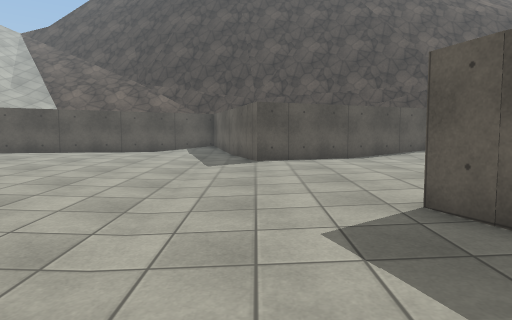
view 1 (above)

16 first-person views from a walk through a 3-D level made in the Unity game engine. The camera is 1.3 m above the floor, tilts 4° down and sees 75° across. The floor is counted in squares, 1 m on a side. Each view is taken from the middle of a square. On the plan, view 1 faces up. The plan holds only what a view shows up to about 14 squares ahead; the rest is blank. The place goes on beyond the plan. The player is left out. Surface patterns are stand-ins for the level's own textures.

view 2
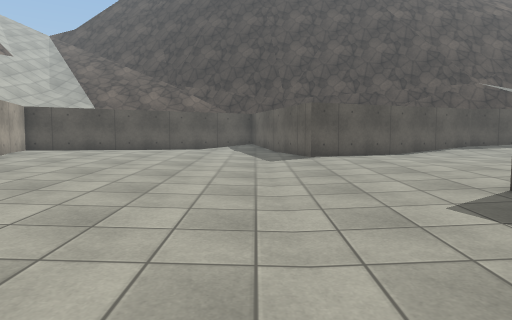

view 3
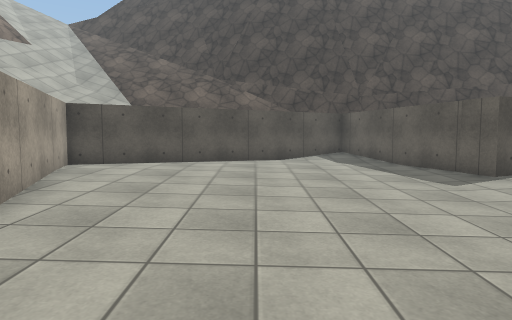

view 4
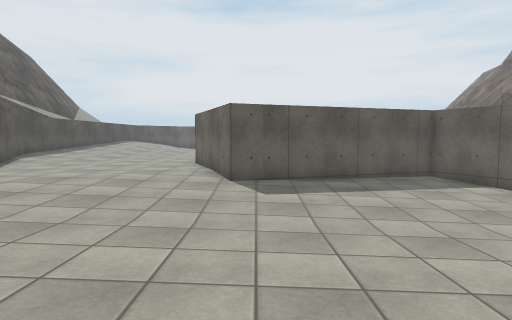

view 5
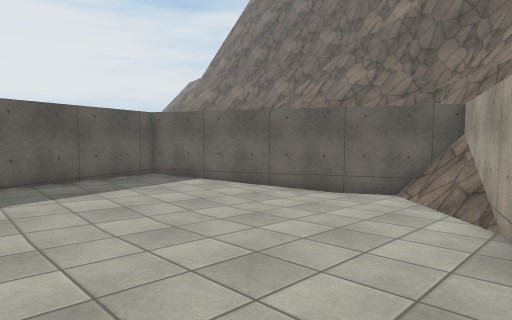

view 6
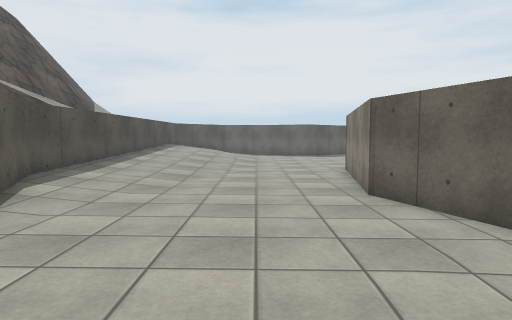

view 7
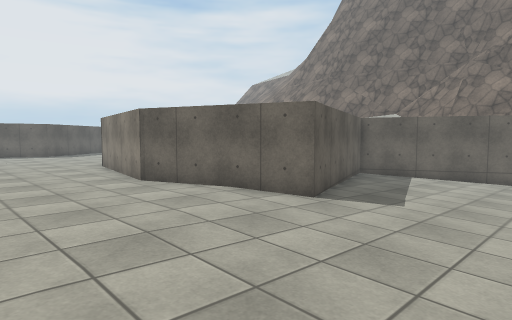

view 8
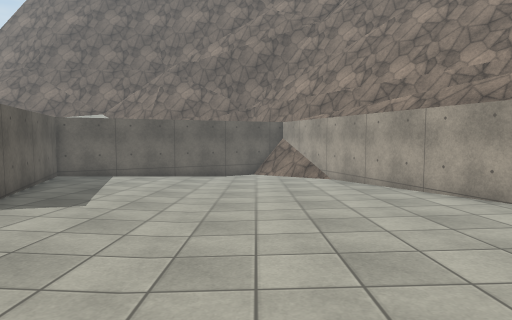

view 9
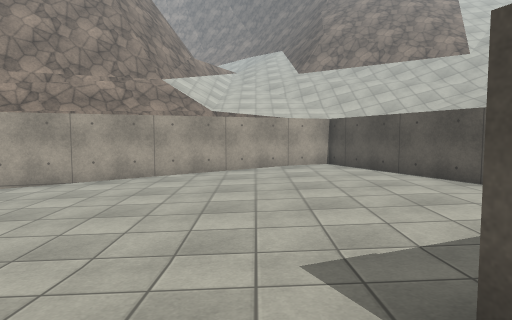

view 10
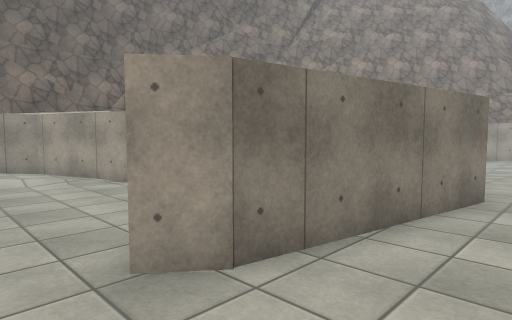

view 11
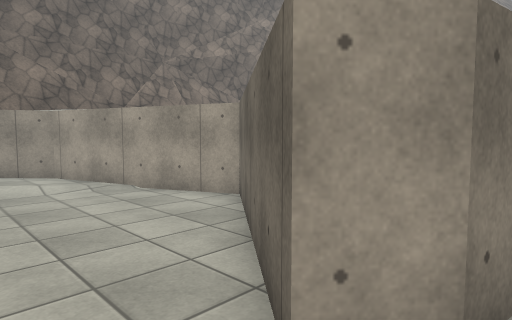

view 12
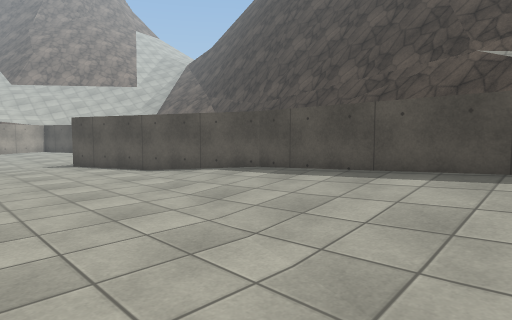

view 13
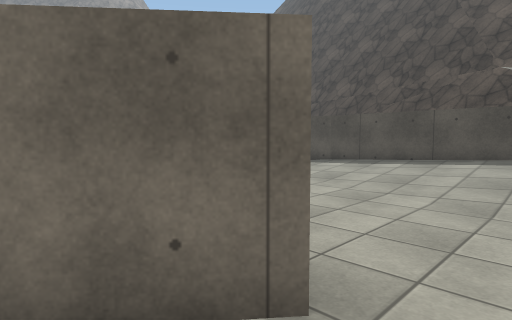

view 14
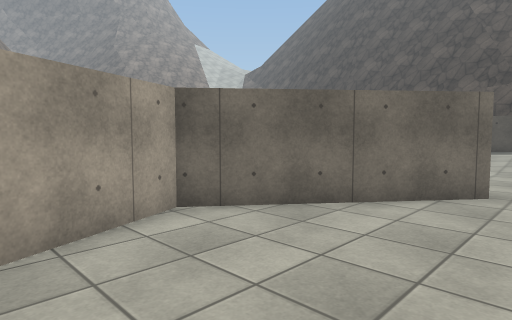

view 15
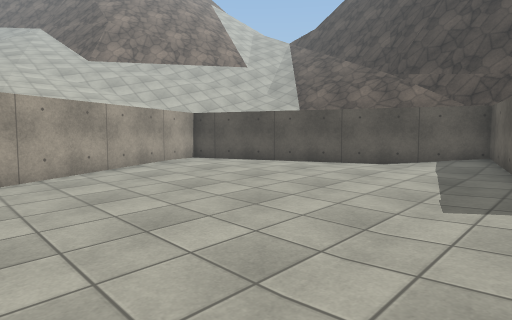

view 16
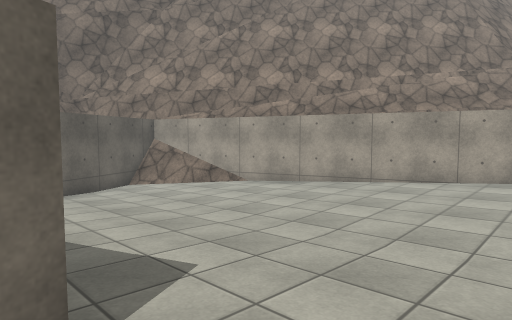

### Floor plan
Key: @ floor where view 1 was taken; # wall or solid block; . main floor; : floor 0.25 m higher than the main floor; - floor 0.25 m lower than the main floor; + floor 0.5 m higher than the main floor; _ floor 0.5 m lower than the main floor; < floor 0.75 m lower than the main floor; / step, stairs or slope; = window, fence, low wall or low ledge; ^ raised ledge.
Columns run from 11 left of view 1 to 15 right of it. Each row starts with its distance up from view 1.
 18         ##
 17       ####
 16     ###..##
 15   ###.....#
 14 ###.......#     ########^^
 13 #.........##  ###..::::::+
 12 ^..........####.......:://
 11 ^........-...............//
 10 ^.......---................
  9 ##.....-----...............
  8  #...--------..............
  7  ##.----------.............
  6   #------------.#########..
  5   #-----------###      ##..
  4   ##-----__---#        ##--
  3    #---_____--#       ##---
  2    #--_______-##      #----
  1    ##_________-#     ##----
  0     #______@___#     #-----
 -1     #__________##    #----
 -2     ##__________#    ##---
 -3      #__<<<___###     #----
 -4      ##<<<<<###       ##..
 -5       #=<<###          #..
 -6       #####            ##

Where each view was taken, in squares from view 1:
view 1: 0 up, 0 right, facing up
view 2: 1 down, 2 left, facing up
view 3: 3 up, 6 left, facing up
view 4: 4 up, 7 left, facing right
view 5: 4 up, 7 left, facing down-right
view 6: 9 up, 0 right, facing right
view 7: 11 up, 2 left, facing down-right
view 8: 11 up, 3 left, facing down
view 9: 10 up, 2 right, facing left
view 10: 8 up, 15 right, facing down-left
view 11: 6 up, 15 right, facing down-left
view 12: 7 up, 15 right, facing up-left
view 13: 3 up, 15 right, facing up-left
view 14: 3 down, 15 right, facing up-left
view 15: 5 up, 0 right, facing up-left
view 16: 7 up, 3 right, facing down-left
